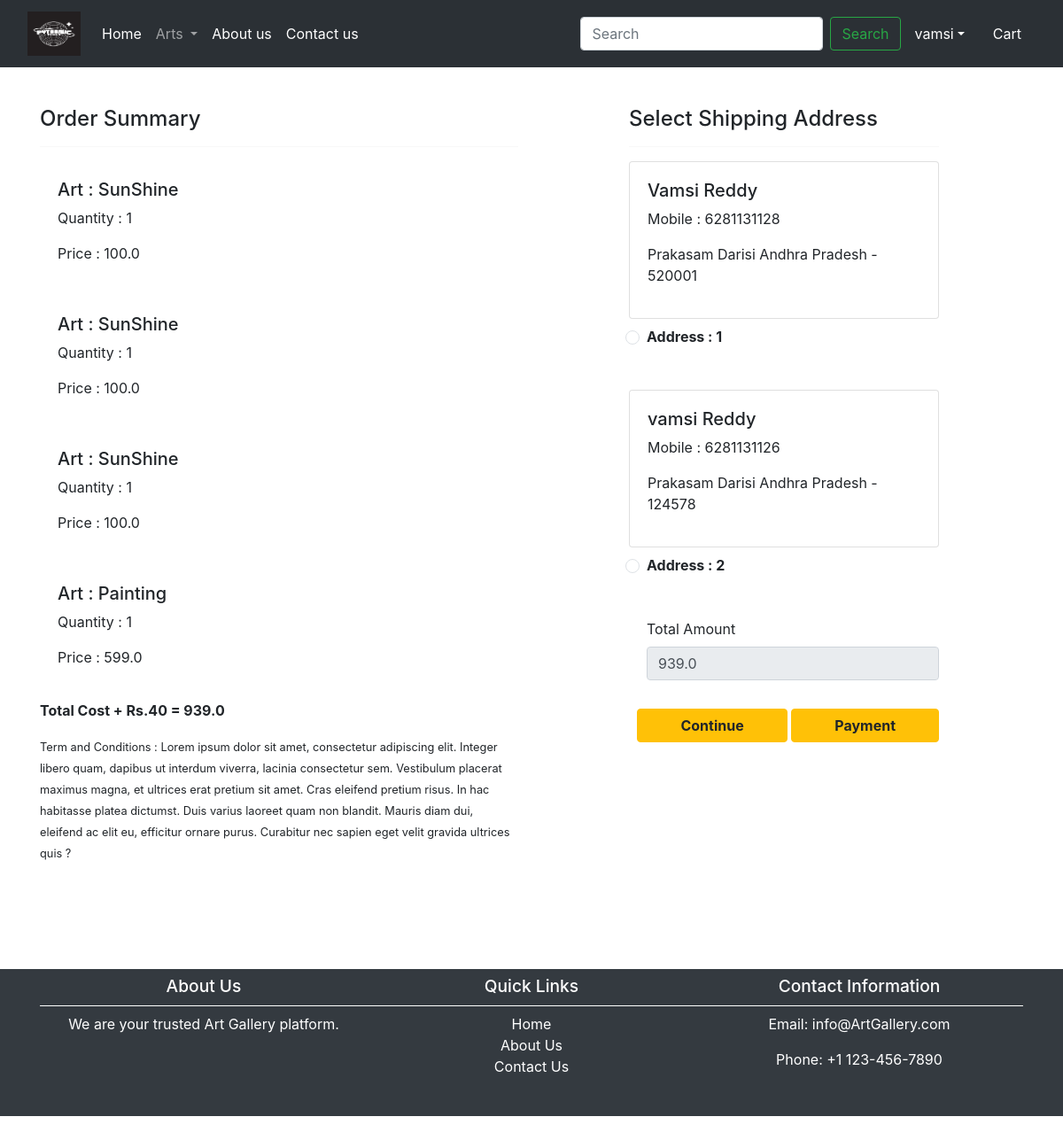
Screenshot of /checkout/ (signed in) with the database file from the repository.
### app/models.py (models this page shows, shortened)
class Cart(models.Model):
    user = models.ForeignKey(User,on_delete=models.CASCADE)
    art = models.ForeignKey(Art,on_delete=models.CASCADE)
    quantity = models.PositiveIntegerField(default=1)

class Art(models.Model):
    title=models.CharField(max_length=100)
    selling_price=models.FloatField()
    discount_price=models.FloatField()
    discription=models.TextField()
    category=models.CharField(choices=CATEGORY_CHOICES,max_length=2)
    art_image=models.ImageField(upload_to='art')

class Customer(models.Model):
    user = models.ForeignKey(User,on_delete=models.CASCADE)
    name = models.CharField(max_length=200)
    locality = models.CharField(max_length=200)
    city = models.CharField(max_length=50)
    mobile = models.BigIntegerField(default=0)
    pincode = models.IntegerField()
    state = models.CharField(choices=STATE_CHOICES,max_length=100)

### app/views.py (the view, shortened to what this page needs)
# urls.py: path('checkout/',checkout.as_view(),name='checkout'),
class checkout(View):
    def get(self, request):
        user = request.user
        add = Customer.objects.filter(user=user)
        cart_items = Cart.objects.filter(user=user)
        famount = 0
        for p in cart_items:
            value = p.quantity * p.art.discount_price
            famount = famount + value
        totalamount = famount + 40
        razoramount = int(totalamount * 100)
        client = razorpay.Client(auth=(settings.RAZOR_KEY_ID,settings.RAZOR_KEY_SECRET))
        data = {"amount": razoramount, "currency": "INR", "receipt": "order_rcptid_11"}
        payment_response = client.order.create(data=data)
        print(payment_response)
        order_id = payment_response['id']
        order_status = payment_response['status']
        return render(request, 'checkout.html', locals())

### templates/checkout.html (shortened to what this page needs)
{% extends 'base.html' %}
{% load static %}
{% block content %}
<br/><br/><br/>
<div class="container">
    <div class="row mt-5">
        <div class="col-sm-6">
            <h4>Order Summary</h4>
            <hr>
            {% for item in cart_items %}
            <div class="card-mb-2">
                <div class="card-body">
                    <h5>Art : {{item.art.title}}</h5>
                    <p>Quantity : {{item.quantity}}</p>
                    <p>Price : {{item.art.discount_price}}</p>
                </div>
            </div>
            {% endfor %}
            <p class="fw-bold">Total Cost + Rs.40 = {{totalamount}}</p>
            <small>Term and Conditions : Lorem ipsum dolor sit amet, consectetur adipiscing elit. Integer libero quam, dapibus ut interdum viverra, lacinia consectetur sem. Vestibulum placerat maximus magna, et ultrices erat pretium sit amet. Cras eleifend pretium risus. In hac habitasse platea dictumst. Duis varius laoreet quam non blandit. Mauris diam dui, eleifend ac elit eu, efficitur ornare purus. Curabitur nec sapien eget velit gravida ultrices quis ?</small>
        </div>
        <div class="col-sm-4 offset-sm-1">
            <h4>Select Shipping Address</h4>
            <hr>
            <form method="post" id="myform">
                {% for ad in add %}
                <div class="card">
                    <div class="card-body">
                        <h5>{{ad.name}}</h5>
                        <p>Mobile : {{ad.mobile}}</p>
                        <p>{{ad.locality}} {{ad.city}} {{ad.state}} - {{ad.pincode}}</p>
                    </div>
                </div>
                <div class="form-check mt-2 mb-5">
                    <input class="form-check-input" type="radio" name="custid" id="custadd{{forloop.counter}}" value="{{ad.id}}">
                    <label class="form-check-label fw-bold" for="custadd{{forloop.counter}}">Address : {{forloop.counter}}</label>
                </div>
                {% endfor %}
                <div class="form-check mb-3">
                    <label for="totamount" class="form-label">Total Amount</label>
                    <input type="number" class="form-control" name="totamount" value={{totalamount}} readonly>
                </div>
                <div class="text-end">
                    <button type="submit" class="btn btn-warning mt-3 px-5 fw-bold">Continue</button>
               <button id="rzp1" type="submit" class="btn btn-warning mt-3 px-5 fw-bold">Payment</button>
                </div>
            </form>
        </div>
    </div>
</div>
<br/><br/><br/>
{% endblock content %}

### templates/base.html (shortened to what this page needs)
<!DOCTYPE html>
{% load static %}
<html lang="en">
<head>
    <link href="https://cdn.jsdelivr.net/npm/bootstrap@5.3.3/dist/css/bootstrap.min.css" rel="stylesheet">
    <link rel="stylesheet" href="{% static 'css/owl.carousel.min.css'%}">
    <link rel="stylesheet" href="{% static 'css/all.min.css'%}">
    <link rel="stylesheet" href="{% static 'css/style.css'%}">
    <link rel="stylesheet" href="{% static 'css/footer.css' %}">
     <link rel="stylesheet" href="{% static 'css/promo.css'%}">
    <link rel="stylesheet" href="{% static 'css/slider_1.css' %}">
    <link rel="stylesheet" href="{% static 'css/aboutus.css'%}">
 <link rel="stylesheet" href="https://maxcdn.bootstrapcdn.com/bootstrap/4.0.0/css/bootstrap.min.css">
    <link rel="stylesheet" href="https://cdnjs.cloudflare.com/ajax/libs/font-awesome/5.15.3/css/all.min.css">
</head>
<body>
<nav class="navbar navbar-expand-lg bg-body-tertiary fixed-top" data-bs-theme="dark">
  <div class="container-fluid">
    <a class="navbar-brand" href="/">
        <img src="{% static 'logo.png' %}" width="60" height="50"/>
    </a>
    <div class="collapse navbar-collapse" id="navbarSupportedContent">
      <ul class="navbar-nav me-auto mb-2 mb-lg-0">
          {% if request.user.is_authenticated %}
        <li class="nav-item">
          <a class="nav-link active" aria-current="page" href="/">Home</a>
        </li>
        <li class="nav-item dropdown">
          <a class="nav-link dropdown-toggle" href="#" role="button" data-bs-toggle="dropdown" aria-expanded="false">
            Arts
          </a>
        </li>
       <li class="nav-item">
          <a class="nav-link text-white" href="{% url 'aboutus' %}">About us</a>
        </li>
       <li class="nav-item">
          <a class="nav-link text-white" href="{% url 'contactus' %}">Contact us</a>
        </li>
      </ul>
      <form class="d-flex" role="search">
        <input class="form-control me-2" type="search" placeholder="Search" aria-label="Search">
        <button class="btn btn-outline-success" type="submit">Search</button>
      </form>
    </div>
      <ul class="navbar-nav me-auto mb-2 mb-lg-0">
            <li class="nav-item dropdown mx-2">
                <a class="nav-link dropdown-toggle text-white" href="#" role="button" data-bs-toggle="dropdown" aria-expanded="false">
            {{request.user}}</a>
            </li>
          <li class="nav-item mx-2">
              <a href="{% url 'showcart' %}" class="nav-link text-white">Cart</a>
          </li>
          {% endif %}
        </ul>
  </div>
</nav>
{% block content %}
{% endblock content %}
<footer class="container-fluid bg-dark text-white text-center p-2 mt-5"> <!fixed-bottom>
        <div class="container">
            <div class="footer-section">
                <h3>About Us</h3>
                <p>We are your trusted Art Gallery platform.</p>
            </div>
            <div class="footer-section">
                <h3>Quick Links</h3>
                <ul>
                    <li><a href="/">Home</a></li>
                    <li><a href="aboutus">About Us</a></li>
                    <li><a href="contactus">Contact Us</a></li>
                </ul>
            </div>
            <div class="footer-section">
                <h3>Contact Information</h3>
                <p>Email: info@ArtGallery.com</p>
                <p>Phone: +1 123-456-7890</p>
            </div>
        </div>
    </footer>
</body>
</html>

### static/css/footer.css (style rules this page uses)
.container { display: flex; justify-content: space-between; max-width: 1200px; margin: 0 auto; }
.footer-section { flex: 1; min-width: 200px; margin-bottom: 20px; }
.footer-section h3 { margin-top: 0; font-size: 1.2rem; border-bottom: 1px solid #fff; padding-bottom: 10px; }
.footer-section ul { list-style: none; padding: 0; }
.footer-section ul li a { color: #fff; text-decoration: none; transition: color 0.3s ease; }

### templates/base.html (style rules this page uses)
.navbar { position: fixed; top: 0; left: 0; width: 100%; transition: top 0.3s; z-index: 1000; }
body { height: 2000px; }

### rows the page displays
Cart: art "SunShine", quantity "1", art.discount_price "100.0"
Cart: art "SunShine", quantity "1", art.discount_price "100.0"
Cart: art "SunShine", quantity "1", art.discount_price "100.0"
Cart: art "Painting", quantity "1", art.discount_price "599.0"
Customer: name "Vamsi Reddy", mobile "6281131128", locality "Prakasam", city "Darisi", state "Andhra Pradesh", pincode "520001"
Customer: name "vamsi Reddy", mobile "6281131126", locality "Prakasam", city "Darisi", state "Andhra Pradesh", pincode "124578"

### other values shown
{{ request.user }} "vamsi"
{{ totalamount }} "939.0"
